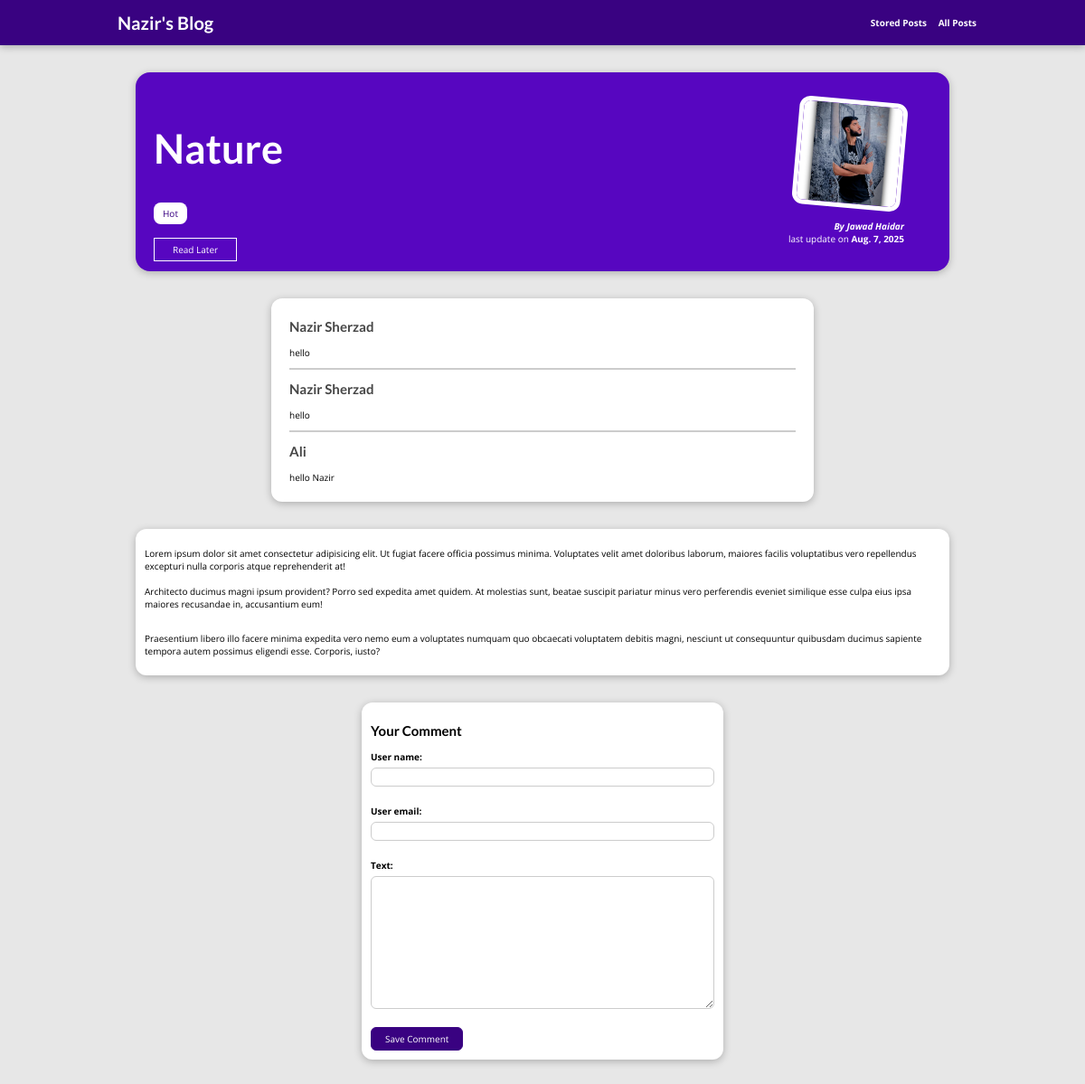
Page /posts/nature on the committed database.
### blog/models.py (models this page shows, shortened)
class Post(models.Model):
  title = models.CharField(max_length=100)
  excerpt = models.CharField(max_length=150)
  image = models.ImageField(upload_to='post')
  date = models.DateField(auto_now=True, null=True)
  slug = models.SlugField(unique=True, db_index=True)
  content = models.TextField()
  author = models.ForeignKey(Author, on_delete=models.SET_NULL, related_name="posts", null=True)
  tags = models.ManyToManyField(Tag)

class Tag(models.Model):
  caption = models.CharField(max_length=20)

class Author(models.Model):
  first_name = models.CharField(max_length=50)
  last_name = models.CharField(max_length=50)
  email = models.EmailField(max_length=254)
  def full_name(self):
    return f'{self.first_name} {self.last_name}'
  def __str__(self):
    return self.full_name()

class Comment(models.Model):
  user_name = models.CharField(max_length=150)
  user_email = models.EmailField()
  text = models.TextField(max_length=400)
  post = models.ForeignKey(Post, on_delete=models.CASCADE, related_name='comments')

### blog/views.py (the view, shortened to what this page needs)
# urls.py: path("posts/<slug:slug>", views.PostDetail.as_view(),name='post-detail-page'),
class PostDetail(View):
  def is_stored_post(self, request, post_id):
    stored_post = request.session.get("stored_posts")
    if stored_post is not None:
      is_saved_for_later = post_id in stored_post
    else:
      is_saved_for_later = False
    return is_saved_for_later
  def get(self, request, slug):
    post = Post.objects.get(slug=slug)
    context = {
      'post':post,
      'post_tags':post.tags.all(),
      'comment_form':CommentForm(),
      'comments':post.comments.all(),
      'is_saved_for_later':self.is_stored_post(request, post.id)
    }
    return render(request, "blog/post-detail.html", context)

### blog/froms.py
class CommentForm(forms.ModelForm):
  class Meta:
    model = Comment
    exclude = ["post"]

### blog/templates/blog/post-detail.html (shortened to what this page needs)
{% extends "base.html" %}
{% load static %}
{% block css_files %}
  <link rel="stylesheet" href="{% static "blog/post-detail.css" %}">
{% endblock  %}
{% block content %}
  <section id="summary">
    <h2> {{post.title}} </h2>
    <div>
      {% for tag in post_tags %}
        <span class="tag">{{tag.caption}}</span>
      {% endfor %}
    </div>
    <div id="read-later">
      <form action="{% url "read-later" %}" method="POST">
      <button>
        {% if is_saved_for_later %}
            Remove from "Read Later" List
          {% else %}
            Read Later
        {% endif %}
      </button>
      </form>
    </div>
    <article>
      <img src="{{post.image.url}}" alt="Post Title">
      <address>By {{post.author}} </address>
      <div>
        last update on <time> {{post.date}} </time>
      </div>
    </article>
  </section>
  <section id="comments">
    <ul>
    {% for comment in comments %}
    <li>
    <h2> {{comment.user_name}} </h2>
    <p> {{comment.text |linebreaks}} </p>
    </li>
    {% endfor %}
    </ul>
  </section>
  <main>
    <p>
      {{post.content|linebreaks}}
    </p>
  </main>
  <section id="comment-form">
    <h2>Your Comment</h2>
    <form method="POST", action="{% url "post-detail-page" post.slug %}">
      {% for form_field in comment_form %}
        <div class="form-control {% if form_field.errors %}invalid{% endif %}">
          {{form_field.label_tag}}
          {{form_field}}
        </div>
      {% endfor %}
      <button>Save Comment</button>
    </form>
  </section>
{% endblock %}

### static/app.css (style rules this page uses)
* { box-sizing: border-box; }
html { font-family: 'Open Sans', 'Lato', sans-serif; font-size: 62.5%; }
body { margin: 0; }
h1, h2, h3 { font-family: 'Lato', sans-serif; font-weight: bold; }

### blog/static/blog/post-detail.css (style rules this page uses)
body { background-color: #e7e7e7; }
#summary { margin: 8rem auto 3rem auto; padding: 2rem; width: 90%; max-width: 90rem; border-radius: 16px; background-color: #5706c0; position: relative; box-shadow: 0 2px 8px rgba(0, 0, 0, 0.25); height: 22rem; }
#summary h2 { color: white; font-size: 4.5rem; }
#summary article { position: absolute; top: 2rem; right: 3rem; padding: 1rem 2rem; border-radius: 12px; text-align: right; color: white; }
#summary article img { width: 12rem; height: 12rem; border-radius: 12px; transform: rotateZ(5deg); border: 5px solid white; margin-bottom: 1rem; }
#summary address { font-weight: bold; }
#summary time { font-weight: bold; }
main { width: 90%; max-width: 90rem; margin: 3rem auto; background-color: white; padding: 1rem; border-radius: 12px; box-shadow: 0 2px 8px rgba(0, 0, 0, 0.25); }
.tag { background-color: white; color: #390281; padding: 0.5rem 1rem; border-radius: 8px; }
#comment-form { margin: 3rem auto; width: 90%; max-width: 40rem; border-radius: 12px; background-color: white; box-shadow: 0 2px 8px rgba(0, 0, 0, 0.25); padding: 1rem; }
#comment-form button { font: inherit; background-color: #390281; color: white; border: 1px solid #390281; padding: 0.5rem 1.5rem; border-radius: 6px; cursor: pointer; }
.form-control { margin-bottom: 2rem; }
.form-control label { font-weight: bold; margin-bottom: 0.5rem; display: block; }
.form-control input, .form-control textarea { display: block; width: 100%; font: inherit; padding: 0.25rem; border-radius: 6px; border: 1px solid #ccc; }
#comments { margin: 3rem auto; width: 90%; max-width: 60rem; border-radius: 12px; background-color: white; box-shadow: 0 2px 8px rgba(0, 0, 0, 0.25); padding: 1rem 2rem; }
#comments ul { list-style: none; margin: 0; padding: 0; }
#comments li { margin-bottom: 1rem; border-bottom: 2px solid #ccc; }
#comments li:last-of-type { border-bottom: none; }
#comments h2 { color: #464646; }
#read-later { margin: 2rem 0; }
#read-later button { background-color: transparent; border: 1px solid white; padding: 0.5rem 2rem; font: inherit; color: white; cursor: pointer; }

### rows in the picture
Post: title "Nature", image (picture), author "Jawad Haidar", date "Aug. 7, 2025", content "Lorem ipsum dolor sit amet consectetur adipisicing elit. Ut fugiat facere officia possimus minima. Voluptates velit amet doloribus laborum, maiores facilis voluptatibus vero repellendus excepturi nulla corporis atque reprehenderit at! Architecto ducimus magni ipsum provident? Porro sed expedita amet quidem. At molestias sunt, beatae suscipit pariatur minus vero perferendis eveniet similique esse culpa eius ipsa maiores recusandae in, accusantium eum! Praesentium libero illo facere minima expedita vero nemo eum a voluptates numquam quo obcaecati voluptatem debitis magni, nesciunt ut consequuntur quibusdam ducimus sapiente tempora autem possimus eligendi esse. Corporis, iusto?"
Tag: caption "Hot"
Comment: user_name "Nazir Sherzad", text "hello"
Comment: user_name "Nazir Sherzad", text "hello"
Comment: user_name "Ali", text "hello Nazir"
